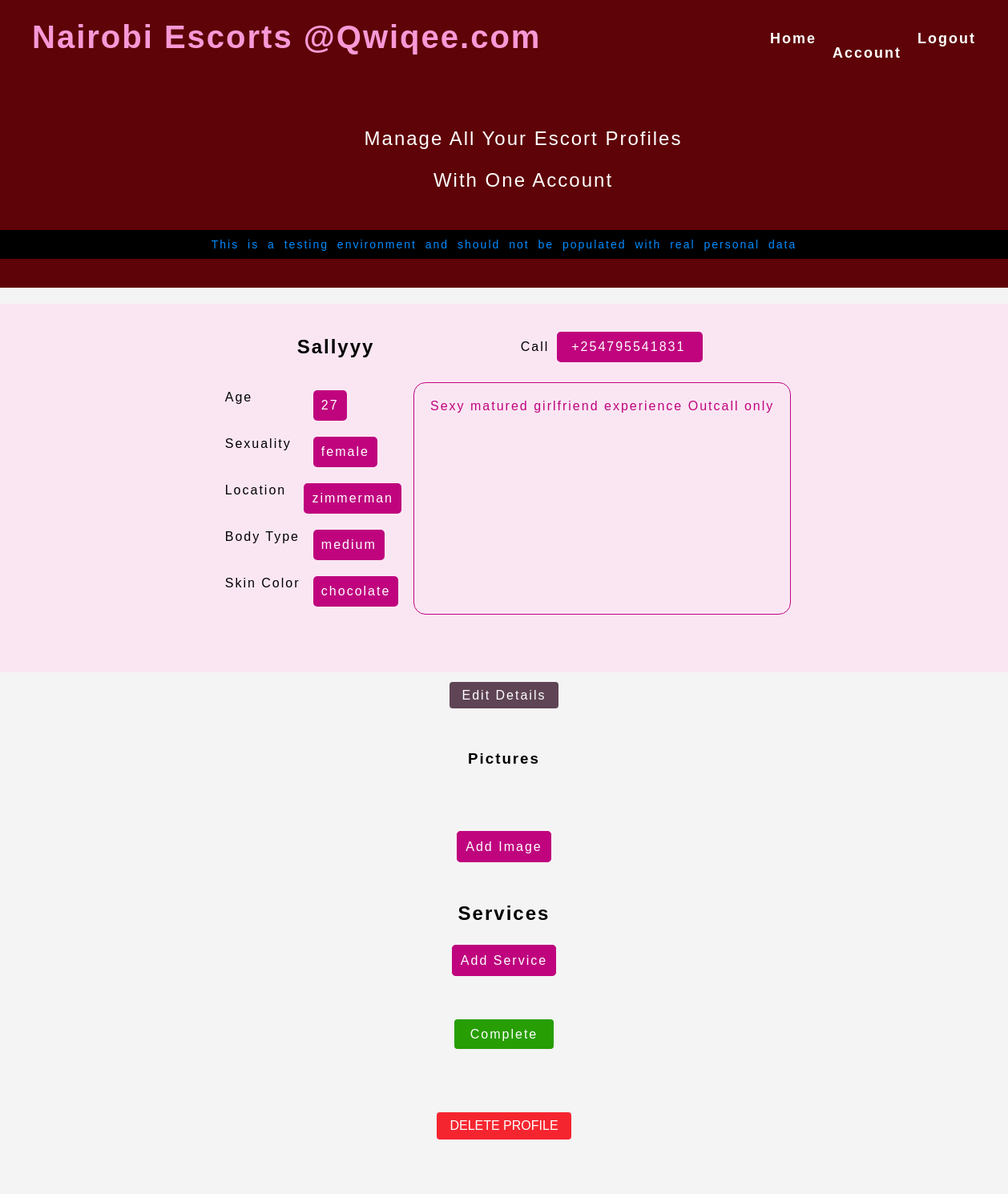
The app's page /testnet/+254795541831/profile/ (signed in) with its own data.
### escorts/models.py (models this page shows, shortened)
class Escort(models.Model):
    name = LowercaseTextField(max_length=50)
    gender = LowercaseTextField(max_length=20)
    age = models.IntegerField()
    location = LowercaseTextField(max_length=50)
    address = LowercaseTextField(max_length=100, null=True, default=None, blank=True)
    phone_number = models.CharField(max_length=15, primary_key=True)
    skin_color = LowercaseTextField(max_length=100, null=True, default='chocolate', blank=False)
    body_type = LowercaseTextField(max_length=100, null=True, default='curvy', blank=True)
    escort_class = LowercaseTextField(max_length=100, null=True, default='vip', blank=True)
    created_by = models.ForeignKey(User, on_delete=models.SET_NULL, null=True, blank=True, related_name='escorts')
    date_created = models.DateTimeField(auto_now_add=True, null=True)
    bio = models.TextField(max_length=110, null=True, blank=False, default=None)
    county = models.ForeignKey(County, on_delete=models.SET_NULL, related_name='escorts', null=True, default=None, blank=True)
    town = models.ForeignKey(Town, on_delete=models.SET_NULL, related_name='escorts', null=True, default=None)

### escorts/views.py (the view)
# urls.py: path('<str:phone_number>/profile/', views.profile, name='profile'),
@login_required
def profile(request, phone_number):
    if not request.user.is_authenticated:
        return redirect('users:login')
    escort = Escort.objects.filter(phone_number=phone_number, created_by=request.user).first()
    if not escort:
        return redirect('users:account')
    services = escort.services.all()
    images = escort.images.all()
    for image in images:
        print(image.image_field.url)
    context = {'escort': escort, 'services': services, 'images': images}
    return render(request, "escorts/profile.html", context)

### escorts/templates/escorts/profile.html (shortened to what this page needs)
{% extends 'users/account.html' %}
{% load static %}
{% block specific_css %}
<link rel="stylesheet" href="{% static 'escorts/profile.css' %}">
<link rel="stylesheet" href="{% static 'escorts/responsive.css' %}">
{% endblock %}
{% block account_redirect %}
    <div>
    <a href="{% url 'users:account' %}"><h1 id="home">Account</h1></a>
    </div>
{% endblock %}
{% block sections_wrapper %}
<section id="escort-profile" class="profile-section">
    <div class="escort-profile-wrapper">
    <div class="profile-heading">
        <div class="escort-name">
            <h1> {{ escort.name }} </h1>
            <div class="detail-wrapper-phone">
                <div class="detail-title-phone">Call</div>
                <div class="detail-value personal-detail"><span><a href="tel:{{ escort.phone_number }}">{{ escort.phone_number }}</a></span></div>
            </div>
        </div>
        <div class="escort-details">
            <div class="details-list">
            <div class="detail-wrapper">
                <div class="detail-title">Age</div>
                <div class="detail-value">{{ escort.age }}</div>
            </div>
            <div class="detail-wrapper">
                <div class="detail-title">Sexuality</div>
                <div class="detail-value">{{ escort.gender }}</div>
            </div>
            <div class="detail-wrapper">
                <div class="detail-title">Location</div>
                <div class="detail-value">{{ escort.location }}</div>
            </div>
            <div class="detail-wrapper">
                <div class="detail-title">Body Type</div>
                <div class="detail-value">{{ escort.body_type }}</div>
            </div>
            <div class="detail-wrapper">
                <div class="detail-title">Skin Color</div>
                <div class="detail-value">{{ escort.skin_color }}</div>
            </div>
            </div>
            <div>
                <div id="profile-bio-wrapper">
                    {{ escort.bio }}
                </div>
            </div>
        </div>
    </div>
    </div>
    <br>
</section>
<section class="profile-section">
    <div>
        <a class="edit-escort" href="{% url 'escorts:edit_details' escort.phone_number %}">Edit Details</a>
    </div>
</section>
<section class="profile-section">
    <h3>Pictures</h3>
    <div id="escort-images">
    </div>
    <div>
        <a class="purple-button" href="{% url 'escorts:add_image' escort.phone_number %}">Add Image</a>
    </div>
</section>
<section class="profile-section">
    <div class="services">
        <h1>Services</h1>
    </div>
    <div>
        <a class="purple-button" href="{% url 'escorts:add_service' phone_number=escort.phone_number %}" >Add Service</a>
    </div>
</section>
<section class="profile-section">
    <br>
    <div>
        <a href="{% url 'escorts:index' %}" id="pay-button" class="big-green-button">Complete</a>
    </div>
    <br>
    <br>
    <div class="profile-section">
        <form action="{% url 'escorts:delete_escort' phone_number=escort.phone_number %}">
            <button type="submit" class="medium-red-button">DELETE PROFILE</button>
        </form>
    </div>
</section>
{% endblock %}

### escorts/static/escorts/index.css (style rules this page uses)
:root { --dark-red: #5e0307; --light-red: #f5252f; --background-green: #279e03; --purple: #bf047e; --light-purple: #f799d6; --pink-background: #fae6f3; --purple-gray: #5e4455; --white: white; --black: black; }
body { margin: 0; letter-spacing: 2px; }
#home { font-size: 18px; }
a { text-decoration: none; color: var(--white); }

### users/static/users/account.css (style rules this page uses)
:root { --dark-red: #5e0307; --light-red: #f5252f; --background-green: #279e03; --purple: #bf047e; --light-purple: #f799d6; --pink-background: #fae6f3; --purple-gray: #5e4455; --white: white; --black: black; --background-light: #f4f4f4; --hover-green: #2e7d03; }
html { width: 100vw; }
body { font-family: sans-serif; margin: 0; padding: 0; display: flex; flex-direction: column; gap: 0px; justify-content: space-between; align-items: center; min-height: 100vh; width: 100vw; background-color: #f4f4f4; }
a { text-decoration: none; color: var(--white); }
.edit-escort { background-color: var(--purple); color: var(--white); padding: 8px 16px; border-radius: 4px; border: none; cursor: pointer; transition: background-color 0.3s ease; }
.big-green-button { background-color: var(--background-green); color: var(--white); padding: 10px 20px; font-size: 16px; border: none; border-radius: 4px; cursor: pointer; transition: background-color 0.3s ease; }

### users/static/users/responsive.css (style rules this page uses)
#home { font-size: 18px; }

### escorts/static/escorts/profile.css (style rules this page uses)
:root { --dark-red: #5e0307; --light-red: #f5252f; --background-green: #279e03; --purple: #bf047e; --light-purple: #f799d6; --pink-background: #fae6f3; --purple-gray: #5e4455; --white: white; --black: black; --background-light: #f4f4f4; --hover-green: #2e7d03; }
body { font-family: sans-serif; }
#escort-profile { display: flex; flex-direction: column; justify-content: center; align-items: center; gap: 24px; width: 100%; height: fit-content; background-color: var(--pink-background); }
.escort-profile-wrapper { display: flex; width: 100%; flex-wrap: wrap; justify-content: center; gap: 10px; }
.escort-name { display: flex; flex-wrap: wrap; align-items: center; justify-content: center; align-self: flex-start; text-transform: capitalize; }
#profile-bio-wrapper { padding: 20px; border: 1px solid var(--purple); color: var(--purple); border-radius: 15px; height: 100%; min-height: 100px; min-width: 300px; align-self: flex-end; text-align: center; box-sizing: border-box; }
.escort-details { display: flex; flex-wrap: wrap; gap: 25px; width: 100%; padding: 10px; box-sizing: border-box; border-radius: 15px; min-width: 300px; }
.detail-wrapper { display: flex; flex-wrap: nowrap; width: 100%; max-width: 400px; padding: 10px; }
.detail-wrapper-phone { display: flex; justify-content: flex-end; gap: 10px; flex-wrap: nowrap; width: 100%; max-width: 400px; padding: 10px; }
.detail-title { width: 50%; text-align: left; }
.detail-value { width: 50%; text-align: left; background: var(--purple); padding: 10px; box-sizing: border-box; width: fit-content; color: var(--white); border-radius: 5px; }
.detail-title-phone { text-align: right; display: flex; align-items: center; justify-content: center; }
#escort-images { display: flex; flex-direction: row; justify-content: center; align-items: center; flex-wrap: wrap; gap: 16px; width: 100%; padding: 20px; background-color: var(--background-light); padding: 20px; }
a { text-decoration: none; color: var(--white); }
.big-green-button { background-color: var(--background-green); color: var(--white); padding: 10px 20px; font-size: 16px; border: none; border-radius: 4px; cursor: pointer; transition: background-color 0.3s ease; }
.profile-section { display: flex; flex-direction: column; justify-content: center; align-items: center; box-sizing: border-box; gap: 16px; width: 100%; height: 100%; padding: 20px; background-color: var(--background-light); box-sizing: border-box; }
.personal-detail span { color: var(--white); background: var(--purple); padding: 4px 8px; margin-right: 4px; border-radius: 4px; }
.personal-detail { white-space: nowrap; text-transform: capitalize; }
.medium-red-button { background-color: var(--light-red); color: var(--white); padding: 8px 16px; border-radius: 4px; font-size: 16px; border: none; cursor: pointer; transition: background-color 0.3s ease; }
.edit-escort { background-color: var(--purple-gray); color: var(--white); padding: 8px 16px; border-radius: 4px; border: none; cursor: pointer; transition: background-color 0.3s ease; }
h1 { text-transform: capitalize; }
.purple-button { color: var(--white); background: var(--purple); border: 1px solid var(--purple); border-radius: 5px; padding: 10px; }

### records on screen
Escort: name "Sallyyy", phone_number "+254795541831", age "27", gender "female", location "zimmerman", body_type "medium", skin_color "chocolate", bio "Sexy matured girlfriend experience Outcall only"
